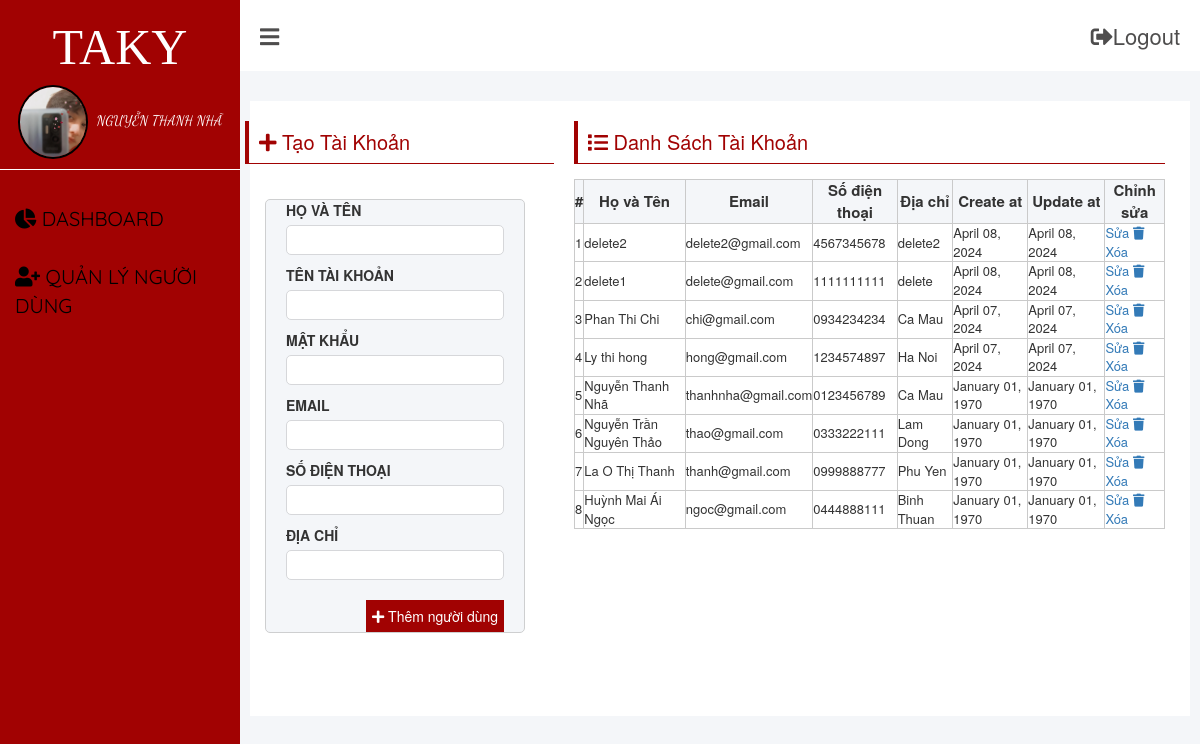
The page /users-add.php (signed in) on the database its author committed.
### tables this page shows
CREATE TABLE `taikhoan` (
  `id` int(11) NOT NULL,
  `hoten` varchar(100) NOT NULL,
  `tendangnhap` varchar(100) NOT NULL,
  `matkhau` varchar(300) NOT NULL,
  `email` varchar(100) NOT NULL,
  `sdt` varchar(10) NOT NULL,
  `diachi` varchar(300) NOT NULL,
  `create_at` datetime DEFAULT NULL,
  `update_at` datetime DEFAULT NULL
);

### Database/show-users.php (called while the page is built)
<?php
    include('connection.php');
    $stmt = $conn->prepare("SELECT * FROM taikhoan ORDER BY create_at DESC");
    $stmt->execute();
    $stmt->setFetchMode(PDO::FETCH_ASSOC);
    return $stmt->fetchAll();
?>

### users-add.php (the view, shortened to what this page needs)
<?php
    $user = $_SESSION['user'];
    $users = include('Database/show-users.php');
?>
<!DOCTYPE html>
<html>
    <head>
        <link rel="stylesheet" type="text/css" href="./CSS/hethong.css">
        <link rel="stylesheet" href="https://cdnjs.cloudflare.com/ajax/libs/font-awesome/5.15.4/css/all.min.css" />
        <link rel="stylesheet" href="https://cdnjs.cloudflare.com/ajax/libs/bootstrap3-dialog/1.35.4/css/bootstrap-dialog.min.css" />
    </head>
    <body>
        <div id="dashboardMainContainer">
            <?php include("./Partials/app-sidebar.php") ?>
            <div class="dashboard_content_container" id="dashboard_content_container">
                <?php include("./Partials/app-topnav.php") ?>
                <div class="dashboard_content">
                    <div class="dashboard_content_main">
                        <div class="row">
                            <div class="column column-5">
                                <h2 class="section_header"><i class="fa fa-plus"></i>  Tạo Tài Khoản</h2>
                                <div id="userAddFormContainer">
                                    <form action="Database/add.php" method="post" class="appForm">
                                        <div class="appFormInputContainer">
                                            <label for="hoten">Họ và Tên</label>
                                            <input type="text" id="hoten" class="appFormInput" name="hoten" />
                                        </div>
                                        <div class="appFormInputContainer">
                                            <label for="tendangnhap">Tên tài khoản</label>
                                            <input type="text" id="tendangnhap" class="appFormInput" name="tendangnhap" />
                                        </div>
                                        <div class="appFormInputContainer">
                                            <label for="matkhau">Mật khẩu</label>
                                            <input type="password" id="matkhau" class="appFormInput" name="matkhau" />
                                        </div>
                                        <div class="appFormInputContainer">
                                            <label for="email">Email</label>
                                            <input type="text" id="email" class="appFormInput" name="email" />
                                        </div>
                                        <div class="appFormInputContainer">
                                            <label for="sdt">Số điện thoại</label>
                                            <input type="text" id="sdt" class="appFormInput" name="sdt" />
                                        </div>
                                        <div class="appFormInputContainer">
                                            <label for="diachi">Địa chỉ</label>
                                            <input type="text" id="diachi" class="appFormInput" name="diachi" />
                                        </div>
                                        <button type="submit" class="appBtn"><i class="fa fa-plus"></i>   Thêm người dùng</button>
                                    </form>
                                </div>
                            </div>
                            <div class="column column-7">
                                <h2 class="section_header"><i class="fa fa-list"></i>  Danh Sách Tài Khoản</h2>
                                <div class="section_content">
                                    <div class="users">
                                        <table>
                                            <thead>
                                                <tr>
                                                    <th>#</th>
                                                    <th>Họ và Tên</th>
                                                    <th>Email</th>
                                                    <th>Số điện thoại</th>
                                                    <th>Địa chỉ</th>
                                                    <th>Create at</th>
                                                    <th>Update at</th>
                                                    <th>Chỉnh sửa</th>
                                                </tr>
                                            </thead>
                                            <tbody>
                                                <?php foreach($users as $index => $user){ ?>
                                                <tr>
                                                    <td><?= $index + 1 ?></td>
                                                    <td class="hoten"><?= $user['hoten'] ?></td>
                                                    <td class="email"><?= $user['email'] ?></td>
                                                    <td class="sdt"><?= $user['sdt'] ?></td>
                                                    <td class="diachi"><?= $user['diachi'] ?></td>
                                                    <td><?= date('F d, Y', strtotime($user['create_at'])) ?></td>
                                                    <td><?= date('F d, Y', strtotime($user['update_at'])) ?></td>
                                                    <td>
                                                        <a href="" class="updateUser" data-userid="<?= $user['id'] ?>"><i class="fa fa-pencil"></i>Sửa</a>
                                                        <a href="" class="deleteUser" data-userid="<?= $user['id'] ?>" data-fname="<?= $user['hoten'] ?>"><i class="fa fa-trash"></i>Xóa</a>
                                                    </td>
                                                </tr>
                                                <?php } ?>
                                            </tbody>
                                        </table>
                                    </div>
                                </div>
                            </div>
                        </div>
                    </div>
                </div>
            </div>
        </div>
        <link rel="stylesheet" href="https://maxcdn.bootstrapcdn.com/bootstrap/3.3.7/css/bootstrap.min.css">
        <link rel="stylesheet" href="https://maxcdn.bootstrapcdn.com/bootstrap/3.3.7/css/bootstrap-theme.min.css">
    </body>
</html>

### Partials/app-sidebar.php
<div class="dashboard_sidebar" id="dashboard_sidebar">
    <h3 class="dashboard_logo" id="dashboard_logo">TAKY</h3>
    <div class="dashboard_sidebar_user">
        <img src="Images/nha.png" alt="User Image." id="userImage"/>
        <span><?= $user['hoten'] ?></span>
    </div>
    <div class="dashboard_sidebar_menus">
        <ul class="dashboard_menu_lists">
            <li>
                <a href="./hethong.php"><i class="fa fa-chart-pie"></i> <span class="menuText">Dashboard</span></a>
            </li>
            <li>
                <a href="./users-add.php"><i class="fa fa-user-plus"></i> <span class="menuText">Quản Lý Người Dùng</span></a>
            </li>
        </ul>
    </div>
</div>

### Partials/app-topnav.php
<div class="dashboard_topNav">
    <a href="" id="toggleBtn"><i class="fas fa-bars"></i></a>
    <a href="./Database/logout.php" id="logoutBtn"><i class="fas fa-sign-out-alt"></i>Logout</a>
</div>

### CSS/hethong.css (style rules this page uses)
*, *::before, *::after { box-sizing: border-box; }
ul[class], ol[class] { padding: 0; }
body, h1, h2, h3, h4, p, ul[class], ol[class], li, figure, figcaption, blockquote, dl, dd { margin: 0; }
body { min-height: 100vh; scroll-behavior: smooth; text-rendering: optimizeSpeed; line-height: 1.5; }
ul[class], ol[class] { list-style: none; }
a:not([class]) { text-decoration-skip-ink: auto; }
img { max-width: 100%; display: block; }
input, button, textarea, select { font: inherit; }
#dashboardMainContainer { display: flex; flex-direction: row; }
div.dashboard_sidebar { width: 20%; background: #A10202; height: 100vh; }
div.dashboard_content_container { width: 80%; background: #f4f6f9; }
h3.dashboard_logo { font-family: "Shadows Into"; color: #FFF; font-size: 50px; text-align: center; }
div.dashboard_sidebar_user { text-align: center; position: relative; padding-bottom: 10px; border-bottom: 1px solid #fff; }
div.dashboard_sidebar_user img { width: 70px; display: inline-block; border-radius: 50%; border: 2px solid #000000; margin-right: 5px; vertical-align: middle; }
div.dashboard_sidebar_user span { font-family: "Dancing Script"; top: 20%; font-size: 14px; text-transform: uppercase; color: #fff; display: inline-block; }
ul.dashboard_menu_lists { margin-top: 20px; }
ul.dashboard_menu_lists li { padding: 15px 15px; text-transform: uppercase; }
ul.dashboard_menu_lists li a { font-family: "Quicksand"; text-decoration: none; color: #000000; font-size: 20px; height: 100%; display: block; }
ul.dashboard_menu_lists li a .menuText { text-align: left; }
div.dashboard_topNav { background: #fff; padding: 20px; }
div.dashboard_topNav a { color: rgb(78, 77, 77); font-size: 22px; text-decoration: none; }
a#logoutBtn { float: right; }
div.dashboard_content { padding: 30px 10px 10px 10px; }
div.dashboard_content_main { background: #fff; min-height: 615px; height: 100%; }
form::after { content: ''; clear: both; display: block; }
form.appForm { width: 90%; border: 1px solid #cecfd0; border-radius: 5px; background: #f4f6f9; padding: 0 20px; }
form label { font-weight: bold; text-transform: uppercase; }
form input.appFormInput { width: 100%; height: 30px; border: 1px solid #d6d7da; border-radius: 5px; }
div.appFormInputContainer { margin-bottom: 10px; }
div#userAddFormContainer { padding-top: 20px; padding-left: 20px; }
button.appBtn { background: #A10202; border: 1px solid #A10202; color: #fff; padding: 5px; margin-top: 10px; float: right; }
div.row { display: flex; flex-direction: row; flex-wrap: wrap; width: 100%; }
div.column { width: 100%; padding: 0 10px; }
div.column-5 { width: 35%; }
div.column-7 { width: 65%; }
h2.section_header { font-size: 20px; color: #A10202; border-bottom: 1px solid #A10202; padding-bottom: 10px; padding: 10px; border-left: 4px solid #A10202; margin-bottom: 15px; }
table, th, td { border: 1px solid #cacaca; border-collapse: collapse; }
table { width: 100%; }
table th { font-size: 15px; text-align: center; background: #f4f6f9; }
table td { font-size: 13px; font-weight: 300; }

### rows shown on the page
taikhoan: hoten "NGUYỄN THANH NHÃ", hoten "Nguyễn Thanh Nhã", email "thanhnha@gmail.com", sdt "0123456789", diachi "Ca Mau", create_at "January 01, 1970", update_at "January 01, 1970"
taikhoan: hoten "delete2", email "delete2@gmail.com", sdt "4567345678", diachi "delete2", create_at "April 08, 2024", update_at "April 08, 2024"
taikhoan: hoten "delete1", email "delete@gmail.com", sdt "1111111111", diachi "delete", create_at "April 08, 2024", update_at "April 08, 2024"
taikhoan: hoten "Phan Thi Chi", email "chi@gmail.com", sdt "0934234234", diachi "Ca Mau", create_at "April 07, 2024", update_at "April 07, 2024"
taikhoan: hoten "Ly thi hong", email "hong@gmail.com", sdt "1234574897", diachi "Ha Noi", create_at "April 07, 2024", update_at "April 07, 2024"
taikhoan: hoten "Nguyễn Trần Nguyên Thảo", email "thao@gmail.com", sdt "0333222111", diachi "Lam Dong", create_at "January 01, 1970", update_at "January 01, 1970"
taikhoan: hoten "La O Thị Thanh", email "thanh@gmail.com", sdt "0999888777", diachi "Phu Yen", create_at "January 01, 1970", update_at "January 01, 1970"
taikhoan: hoten "Huỳnh Mai Ái Ngọc", email "ngoc@gmail.com", sdt "0444888111", diachi "Binh Thuan", create_at "January 01, 1970", update_at "January 01, 1970"
